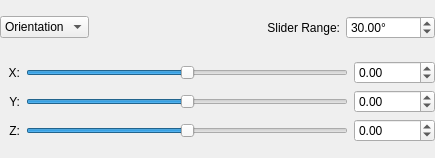
<?xml version="1.0" encoding="UTF-8"?>
<ui version="4.0">
 <class>calibration_crystal_slider_widget</class>
 <widget class="QWidget" name="calibration_crystal_slider_widget">
  <property name="geometry">
   <rect>
    <x>0</x>
    <y>0</y>
    <width>435</width>
    <height>158</height>
   </rect>
  </property>
  <property name="windowTitle">
   <string>Form</string>
  </property>
  <layout class="QVBoxLayout" name="verticalLayout">
   <property name="leftMargin">
    <number>0</number>
   </property>
   <property name="topMargin">
    <number>0</number>
   </property>
   <property name="rightMargin">
    <number>0</number>
   </property>
   <property name="bottomMargin">
    <number>0</number>
   </property>
   <item>
    <layout class="QHBoxLayout" name="horizontalLayout">
     <item>
      <widget class="QComboBox" name="slider_mode">
       <item>
        <property name="text">
         <string>Orientation</string>
        </property>
       </item>
       <item>
        <property name="text">
         <string>Position</string>
        </property>
       </item>
      </widget>
     </item>
     <item>
      <widget class="QLabel" name="slider_range_label">
       <property name="sizePolicy">
        <sizepolicy hsizetype="Preferred" vsizetype="Preferred">
         <horstretch>1</horstretch>
         <verstretch>0</verstretch>
        </sizepolicy>
       </property>
       <property name="toolTip">
        <string>&lt;html&gt;&lt;head/&gt;&lt;body&gt;&lt;p&gt;Modify the sensitivity of the sliders by setting the ranges that the sliders cover.&lt;/p&gt;&lt;p&gt;When the ranges are modified, the current slider values will be centered, and the min and max will be set to &amp;quot;current_value - range / 2&amp;quot; and &amp;quot;current_value + range / 2&amp;quot;, respectively.&lt;/p&gt;&lt;/body&gt;&lt;/html&gt;</string>
       </property>
       <property name="text">
        <string>Slider Range:</string>
       </property>
       <property name="alignment">
        <set>Qt::AlignRight|Qt::AlignTrailing|Qt::AlignVCenter</set>
       </property>
      </widget>
     </item>
     <item>
      <widget class="QDoubleSpinBox" name="slider_range">
       <property name="toolTip">
        <string>&lt;html&gt;&lt;head/&gt;&lt;body&gt;&lt;p&gt;Modify the sensitivity of the sliders by setting the ranges that the sliders cover.&lt;/p&gt;&lt;p&gt;When the ranges are modified, the current slider values will be centered, and the min and max will be set to &amp;quot;current_value - range / 2&amp;quot; and &amp;quot;current_value + range / 2&amp;quot;, respectively.&lt;/p&gt;&lt;/body&gt;&lt;/html&gt;</string>
       </property>
       <property name="keyboardTracking">
        <bool>false</bool>
       </property>
       <property name="suffix">
        <string>°</string>
       </property>
       <property name="minimum">
        <double>0.000000000000000</double>
       </property>
       <property name="maximum">
        <double>100000.000000000000000</double>
       </property>
       <property name="singleStep">
        <double>0.100000000000000</double>
       </property>
       <property name="value">
        <double>30.000000000000000</double>
       </property>
      </widget>
     </item>
    </layout>
   </item>
   <item>
    <layout class="QGridLayout" name="gridLayout">
     <item row="0" column="0">
      <widget class="QLabel" name="slider_abel_0">
       <property name="minimumSize">
        <size>
         <width>20</width>
         <height>0</height>
        </size>
       </property>
       <property name="text">
        <string>X:</string>
       </property>
       <property name="alignment">
        <set>Qt::AlignRight|Qt::AlignTrailing|Qt::AlignVCenter</set>
       </property>
      </widget>
     </item>
     <item row="0" column="1">
      <widget class="QSlider" name="slider_0">
       <property name="sizePolicy">
        <sizepolicy hsizetype="Expanding" vsizetype="Fixed">
         <horstretch>1</horstretch>
         <verstretch>0</verstretch>
        </sizepolicy>
       </property>
       <property name="minimum">
        <number>-100000</number>
       </property>
       <property name="maximum">
        <number>100000</number>
       </property>
       <property name="orientation">
        <enum>Qt::Horizontal</enum>
       </property>
      </widget>
     </item>
     <item row="0" column="2">
      <widget class="QDoubleSpinBox" name="spinbox_0">
       <property name="keyboardTracking">
        <bool>false</bool>
       </property>
       <property name="minimum">
        <double>-10000.000000000000000</double>
       </property>
       <property name="maximum">
        <double>10000.000000000000000</double>
       </property>
       <property name="singleStep">
        <double>0.100000000000000</double>
       </property>
      </widget>
     </item>
     <item row="1" column="0">
      <widget class="QLabel" name="slider_label_1">
       <property name="text">
        <string>Y:</string>
       </property>
       <property name="alignment">
        <set>Qt::AlignRight|Qt::AlignTrailing|Qt::AlignVCenter</set>
       </property>
      </widget>
     </item>
     <item row="1" column="1">
      <widget class="QSlider" name="slider_1">
       <property name="minimum">
        <number>-100000</number>
       </property>
       <property name="maximum">
        <number>100000</number>
       </property>
       <property name="orientation">
        <enum>Qt::Horizontal</enum>
       </property>
      </widget>
     </item>
     <item row="1" column="2">
      <widget class="QDoubleSpinBox" name="spinbox_1">
       <property name="keyboardTracking">
        <bool>false</bool>
       </property>
       <property name="minimum">
        <double>-10000.000000000000000</double>
       </property>
       <property name="maximum">
        <double>10000.000000000000000</double>
       </property>
       <property name="singleStep">
        <double>0.100000000000000</double>
       </property>
      </widget>
     </item>
     <item row="2" column="0">
      <widget class="QLabel" name="slider_label_2">
       <property name="text">
        <string>Z:</string>
       </property>
       <property name="alignment">
        <set>Qt::AlignRight|Qt::AlignTrailing|Qt::AlignVCenter</set>
       </property>
      </widget>
     </item>
     <item row="2" column="1">
      <widget class="QSlider" name="slider_2">
       <property name="minimum">
        <number>-100000</number>
       </property>
       <property name="maximum">
        <number>100000</number>
       </property>
       <property name="orientation">
        <enum>Qt::Horizontal</enum>
       </property>
      </widget>
     </item>
     <item row="2" column="2">
      <widget class="QDoubleSpinBox" name="spinbox_2">
       <property name="keyboardTracking">
        <bool>false</bool>
       </property>
       <property name="minimum">
        <double>-10000.000000000000000</double>
       </property>
       <property name="maximum">
        <double>10000.000000000000000</double>
       </property>
       <property name="singleStep">
        <double>0.100000000000000</double>
       </property>
      </widget>
     </item>
    </layout>
   </item>
  </layout>
 </widget>
 <resources/>
 <connections/>
</ui>
